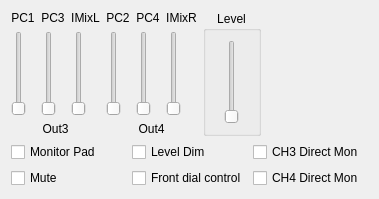
            <widget class="QWidget" name="TabPage" >
             <attribute name="title" >
              <string>Out3/&amp;4</string>
             </attribute>
             <layout class="QGridLayout" >
              <item row="1" column="0" colspan="4" >
               <layout class="QGridLayout" >
                <item row="0" column="2" >
                 <widget class="QCheckBox" name="chkMonitor3" >
                  <property name="text" >
                   <string>CH3 Direct Mon</string>
                  </property>
                  <property name="shortcut" >
                   <string/>
                  </property>
                 </widget>
                </item>
                <item row="1" column="1" >
                 <widget class="QCheckBox" name="chkHwCtrl34" >
                  <property name="text" >
                   <string>Front dial control</string>
                  </property>
                 </widget>
                </item>
                <item row="1" column="2" >
                 <widget class="QCheckBox" name="chkMonitor4" >
                  <property name="text" >
                   <string>CH4 Direct Mon</string>
                  </property>
                  <property name="shortcut" >
                   <string/>
                  </property>
                 </widget>
                </item>
                <item row="1" column="0" >
                 <widget class="QCheckBox" name="chkMute34" >
                  <property name="text" >
                   <string>Mute</string>
                  </property>
                 </widget>
                </item>
                <item row="0" column="0" >
                 <widget class="QCheckBox" name="chkPad34" >
                  <property name="text" >
                   <string>Monitor Pad</string>
                  </property>
                 </widget>
                </item>
                <item row="0" column="1" >
                 <widget class="QCheckBox" name="chkDim34" >
                  <property name="text" >
                   <string>Level Dim</string>
                  </property>
                 </widget>
                </item>
               </layout>
              </item>
              <item row="0" column="0" >
               <layout class="QGridLayout" >
                <item row="0" column="2" >
                 <widget class="QLabel" name="txtOMixIMixO3" >
                  <property name="text" >
                   <string>IMixL</string>
                  </property>
                  <property name="alignment" >
                   <set>Qt::AlignCenter</set>
                  </property>
                  <property name="wordWrap" >
                   <bool>false</bool>
                  </property>
                 </widget>
                </item>
                <item row="1" column="0" >
                 <widget class="QSlider" name="sldOMixPC1O3" >
                  <property name="minimum" >
                   <number>0</number>
                  </property>
                  <property name="maximum" >
                   <number>32767</number>
                  </property>
                  <property name="singleStep" >
                   <number>10000</number>
                  </property>
                  <property name="pageStep" >
                   <number>1000</number>
                  </property>
                  <property name="orientation" >
                   <enum>Qt::Vertical</enum>
                  </property>
                  <property name="tickInterval" >
                   <number>10000</number>
                  </property>
                 </widget>
                </item>
                <item row="2" column="0" colspan="3" >
                 <widget class="QLabel" name="txtOmixO3" >
                  <property name="text" >
                   <string>Out3</string>
                  </property>
                  <property name="alignment" >
                   <set>Qt::AlignCenter</set>
                  </property>
                  <property name="wordWrap" >
                   <bool>false</bool>
                  </property>
                 </widget>
                </item>
                <item row="0" column="1" >
                 <widget class="QLabel" name="txtOMixPC3O3" >
                  <property name="text" >
                   <string>PC3</string>
                  </property>
                  <property name="alignment" >
                   <set>Qt::AlignCenter</set>
                  </property>
                  <property name="wordWrap" >
                   <bool>false</bool>
                  </property>
                 </widget>
                </item>
                <item row="0" column="0" >
                 <widget class="QLabel" name="txtOMixPC1O3" >
                  <property name="text" >
                   <string>PC1</string>
                  </property>
                  <property name="alignment" >
                   <set>Qt::AlignCenter</set>
                  </property>
                  <property name="wordWrap" >
                   <bool>false</bool>
                  </property>
                 </widget>
                </item>
                <item row="1" column="1" >
                 <widget class="QSlider" name="sldOMixPC3O3" >
                  <property name="minimum" >
                   <number>0</number>
                  </property>
                  <property name="maximum" >
                   <number>32767</number>
                  </property>
                  <property name="singleStep" >
                   <number>10000</number>
                  </property>
                  <property name="pageStep" >
                   <number>1000</number>
                  </property>
                  <property name="orientation" >
                   <enum>Qt::Vertical</enum>
                  </property>
                  <property name="tickInterval" >
                   <number>10000</number>
                  </property>
                 </widget>
                </item>
                <item row="1" column="2" >
                 <widget class="QSlider" name="sldOMixIMixO3" >
                  <property name="minimum" >
                   <number>0</number>
                  </property>
                  <property name="maximum" >
                   <number>32767</number>
                  </property>
                  <property name="singleStep" >
                   <number>10000</number>
                  </property>
                  <property name="pageStep" >
                   <number>1000</number>
                  </property>
                  <property name="orientation" >
                   <enum>Qt::Vertical</enum>
                  </property>
                  <property name="tickInterval" >
                   <number>10000</number>
                  </property>
                 </widget>
                </item>
               </layout>
              </item>
              <item row="0" column="1" >
               <layout class="QGridLayout" >
                <item row="1" column="1" >
                 <widget class="QSlider" name="sldOMixPC4O4" >
                  <property name="minimum" >
                   <number>0</number>
                  </property>
                  <property name="maximum" >
                   <number>32767</number>
                  </property>
                  <property name="singleStep" >
                   <number>10000</number>
                  </property>
                  <property name="pageStep" >
                   <number>1000</number>
                  </property>
                  <property name="orientation" >
                   <enum>Qt::Vertical</enum>
                  </property>
                  <property name="tickInterval" >
                   <number>10000</number>
                  </property>
                 </widget>
                </item>
                <item row="0" column="1" >
                 <widget class="QLabel" name="txtOMixPC4O4" >
                  <property name="text" >
                   <string>PC4</string>
                  </property>
                  <property name="alignment" >
                   <set>Qt::AlignCenter</set>
                  </property>
                  <property name="wordWrap" >
                   <bool>false</bool>
                  </property>
                 </widget>
                </item>
                <item row="1" column="2" >
                 <widget class="QSlider" name="sldOMixIMixO4" >
                  <property name="minimum" >
                   <number>0</number>
                  </property>
                  <property name="maximum" >
                   <number>32767</number>
                  </property>
                  <property name="singleStep" >
                   <number>10000</number>
                  </property>
                  <property name="pageStep" >
                   <number>1000</number>
                  </property>
                  <property name="orientation" >
                   <enum>Qt::Vertical</enum>
                  </property>
                  <property name="tickInterval" >
                   <number>10000</number>
                  </property>
                 </widget>
                </item>
                <item row="0" column="2" >
                 <widget class="QLabel" name="txtOMixIMixO4" >
                  <property name="text" >
                   <string>IMixR</string>
                  </property>
                  <property name="alignment" >
                   <set>Qt::AlignCenter</set>
                  </property>
                  <property name="wordWrap" >
                   <bool>false</bool>
                  </property>
                 </widget>
                </item>
                <item row="1" column="0" >
                 <widget class="QSlider" name="sldOMixPC2O4" >
                  <property name="minimum" >
                   <number>0</number>
                  </property>
                  <property name="maximum" >
                   <number>32767</number>
                  </property>
                  <property name="singleStep" >
                   <number>10000</number>
                  </property>
                  <property name="pageStep" >
                   <number>1000</number>
                  </property>
                  <property name="orientation" >
                   <enum>Qt::Vertical</enum>
                  </property>
                  <property name="tickInterval" >
                   <number>10000</number>
                  </property>
                 </widget>
                </item>
                <item row="0" column="0" >
                 <widget class="QLabel" name="txtOMixPC2O4" >
                  <property name="text" >
                   <string>PC2</string>
                  </property>
                  <property name="alignment" >
                   <set>Qt::AlignCenter</set>
                  </property>
                  <property name="wordWrap" >
                   <bool>false</bool>
                  </property>
                 </widget>
                </item>
                <item row="2" column="0" colspan="3" >
                 <widget class="QLabel" name="txtOmixO4" >
                  <property name="text" >
                   <string>Out4</string>
                  </property>
                  <property name="alignment" >
                   <set>Qt::AlignCenter</set>
                  </property>
                  <property name="wordWrap" >
                   <bool>false</bool>
                  </property>
                 </widget>
                </item>
               </layout>
              </item>
              <item row="0" column="2" >
               <widget class="QGroupBox" name="groupLevel34" >
                <property name="title" >
                 <string>Level</string>
                </property>
                <property name="alignment" >
                 <set>Qt::AlignHCenter</set>
                </property>
                <layout class="QGridLayout" >
                 <item row="0" column="0" >
                  <widget class="QSlider" name="sldOut34Level" >
                   <property name="minimum" >
                    <number>0</number>
                   </property>
                   <property name="maximum" >
                    <number>127</number>
                   </property>
                   <property name="singleStep" >
                    <number>1</number>
                   </property>
                   <property name="pageStep" >
                    <number>16</number>
                   </property>
                   <property name="orientation" >
                    <enum>Qt::Vertical</enum>
                   </property>
                   <property name="tickInterval" >
                    <number>32</number>
                   </property>
                  </widget>
                 </item>
                </layout>
               </widget>
              </item>
              <item row="0" column="3" >
               <spacer>
                <property name="orientation" >
                 <enum>Qt::Horizontal</enum>
                </property>
                <property name="sizeType" >
                 <enum>QSizePolicy::Expanding</enum>
                </property>
                <property name="sizeHint" >
                 <size>
                  <width>101</width>
                  <height>21</height>
                 </size>
                </property>
               </spacer>
              </item>
             </layout>
            </widget>
